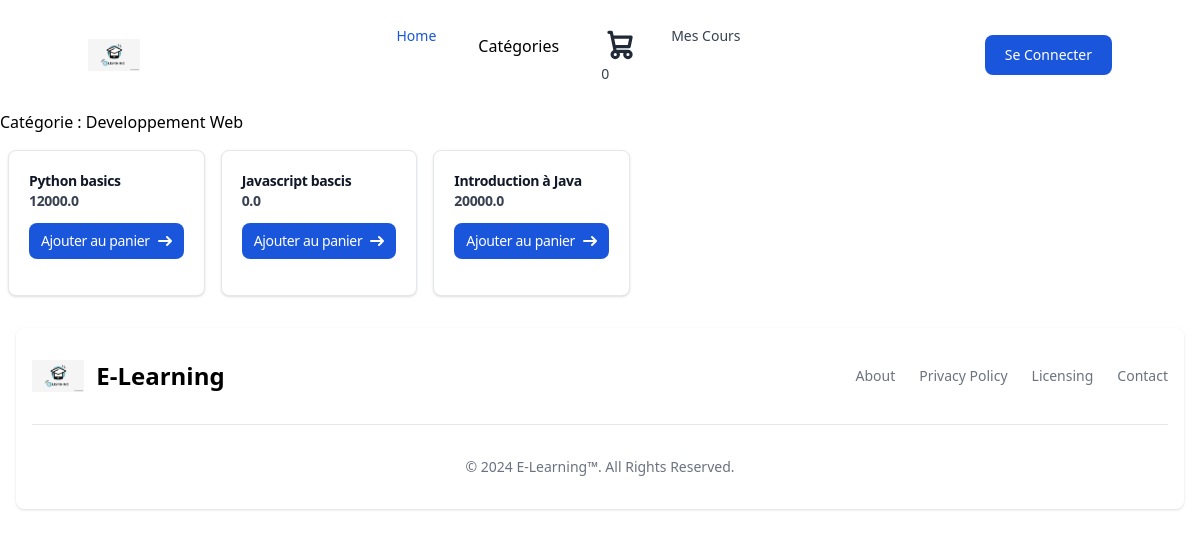
Page /category/1 on the committed database.
### src/models.py (models this page shows, shortened)
class Category(db.Model):
    __tablename__ = 'categories'
    id = Column(Integer, primary_key=True)
    name = Column(String(255), nullable=False, unique=True)
    courses = relationship("Course", back_populates="category")

class Course(db.Model):
    id = db.Column(db.Integer, primary_key=True)
    title = db.Column(db.String(100), nullable=False)
    description = db.Column(db.Text, nullable=False)
    price = db.Column(db.Float, nullable=False)
    image = db.Column(db.String(255))  # Chemin de l'image de présentation du cours
    videos = relationship("Video", back_populates="course")
    category_id = Column(Integer, ForeignKey('categories.id'))
    category = relationship("Category", back_populates="courses")
    courselist = db.relationship("CourseList", back_populates="course")

### src/student.py (the view)
@app.route('/category/<int:category_id>')
def category_courses(category_id):
    categorie = getCate()
    category = getCateByID(category_id)
    cours=getAll()
    if category:
        return render_template('Student/categoriesPage.html', category=category, cours=cours, categories=categorie)
    return "Category not found", 404

### src/models.py (called while the page is built)
def getAll():
    return Course.query.order_by(Course.title).all()

def getCate():
     return Category.query.all()

def getCateByID(cateID):
    category = Category.query.get(cateID)
    return category

### src/templates/Student/categoriesPage.html (shortened to what this page needs)
{% extends "layouts/base.html" %}
{% block content %}
    <h2>Catégorie : {{ category.name }}</h2>
        <div class="flex flex-wrap space-between ">
            {% for c in category.courses %}
                  <div class="max-w-xs mx-2 my-4 mb-4 bg-white border border-gray-200 rounded-lg shadow dark:bg-gray-800 dark:border-gray-700 flex flex-col transition-transform  transform hover:scale-105 flex flex">
                     <div class="p-5">
                        <a href="#">
                              <h4 class="mb-4 text-2xl font-bold text-sm tracking-tight text-gray-900 dark:text-white">{{c["title"]}}
                        </a>
                        <p class="mb-3 text-sm text-gray-700 dark:text-gray-400 ">{{c["price"]}}</p>
                        <a href="#" class="inline-flex items-center px-3 py-2 text-sm font-medium text-center text-white bg-blue-700 rounded-lg hover:bg-blue-800 focus:ring-4 focus:outline-none focus:ring-blue-300 dark:bg-blue-600 dark:hover:bg-blue-700 dark:focus:ring-blue-800 add-to-cart-btn" data-course-id="{{ c['id'] }}">
                              Ajouter au panier
                              <svg class="rtl:rotate-180 w-3.5 h-3.5 ms-2" aria-hidden="true" xmlns="http://www.w3.org/2000/svg" fill="none" viewBox="0 0 14 10">
                                 <path stroke="currentColor" stroke-linecap="round" stroke-linejoin="round" stroke-width="2" d="M1 5h12m0 0L9 1m4 4L9 9"/>
                              </svg>
                        </a>
                     </div>
                  </div>
        {% endfor %}
    </div>
{% endblock %}

### src/templates/layouts/base.html (shortened to what this page needs)
<!DOCTYPE html>
<html lang="en">
<head>
    <link rel="stylesheet" href="{{url_for('static',filename='css/output.css')}}">
</head>
<body>
    <header>
        {% include 'shared/navbar.html' %}
    </header>
    <div>
        {% block content %}
        {% endblock %}
    </div>
    <div>
        {% block footer %}
            {%include 'shared/footer.html'%}
        {% endblock %}
    </div>
</body>
</html>

### src/templates/Shared/navbar.html (shortened to what this page needs)
<link rel="stylesheet" href="{{url_for('static',filename='css/hover.css')}}">
<nav class="bg-white border-gray-200 px-2 sm:px-4 py-2.5 rounded dark:bg-red-600">
  <div class="container flex flex-wrap items-center justify-between mx-auto">
      <a href="{{ url_for('home') }}" class="flex items-center">
          <img  src="{{ url_for('static', filename='img/E-Learning.jpg') }}" class="h-10  mr-3 sm:h-8" alt="E-Learning Logo">
      </a>
      <div class="flex md:order-2">
          <button type="button"
              class="text-white bg-blue-700 hover:bg-blue-800 focus:ring-4 focus:outline-none focus:ring-blue-300 font-medium rounded-lg text-sm px-5 py-2.5 text-center mr-3 md:mr-0 dark:bg-blue-600 dark:hover:bg-blue-700 dark:focus:ring-blue-800"> Se Connecter
              </button>
      </div>
      <div class="items-center justify-between hidden w-full md:flex md:w-auto md:order-1" id="navbar-cta">
          <ul
              class="flex flex-col p-4 mt-4 border border-gray-100 rounded-lg bg-gray-50 md:flex-row md:space-x-8 md:mt-0 md:text-sm md:font-medium md:border-0 md:bg-white dark:bg-gray-800 md:dark:bg-gray-900 dark:border-gray-700">
              <li>
                  <a href="{{ url_for('home') }}"
                      class="block py-2 pl-3 pr-4 text-white bg-blue-700 rounded md:bg-transparent md:text-blue-700 md:p-0 dark:text-white"
                      aria-current="page">Home</a>
              </li>
                <li class=" dropdown">
                    <button class="dropbtn">Catégories</button>
                </li>
              <li>
                  <a href="{{ url_for('cart') }}"
                      class="block py-2 pl-3 pr-4 text-gray-700 rounded hover:bg-gray-100 md:hover:bg-transparent md:hover:text-blue-700 md:p-0 md:dark:hover:text-white dark:text-gray-400 dark:hover:bg-gray-700 dark:hover:text-white md:dark:hover:bg-transparent dark:border-gray-700">
                      <svg class="w-[38px] h-[38px] text-gray-800 dark:text-white" aria-hidden="true" xmlns="http://www.w3.org/2000/svg" width="24" height="24" fill="none" viewBox="0 0 24 24">
                        <span id="cart-counter">0</span>
                    </svg>
                    </a>
              </li>
              <li>
                  <a href="{{ url_for('mes_cours') }}"
                      class="block py-2 pl-3 pr-4 text-gray-700 rounded hover:bg-gray-100 md:hover:bg-transparent md:hover:text-blue-700 md:p-0 md:dark:hover:text-white dark:text-gray-400 dark:hover:bg-gray-700 dark:hover:text-white md:dark:hover:bg-transparent dark:border-gray-700">Mes Cours</a>
              </li>
          </ul>
      </div>
  </div>
</nav>

### src/templates/Shared/footer.html
<footer class="bg-white rounded-lg shadow dark:bg-gray-900 m-4">
    <div class="w-full max-w-screen-xl mx-auto p-4 md:py-8">
        <div class="sm:flex sm:items-center sm:justify-between">
            <a href="#" class="flex items-center mb-4 sm:mb-0 space-x-3 rtl:space-x-reverse">
                <img src="{{ url_for('static', filename='img/E-Learning.jpg') }}" class="h-8" alt="E-Learning Logo" />
                <span class="self-center text-2xl font-semibold whitespace-nowrap dark:text-white">E-Learning</span>
            </a>
            <ul class="flex flex-wrap items-center mb-6 text-sm font-medium text-gray-500 sm:mb-0 dark:text-gray-400">
                <li>
                    <a href="#" class="hover:underline me-4 md:me-6">About</a>
                </li>
                <li>
                    <a href="#" class="hover:underline me-4 md:me-6">Privacy Policy</a>
                </li>
                <li>
                    <a href="#" class="hover:underline me-4 md:me-6">Licensing</a>
                </li>
                <li>
                    <a href="#" class="hover:underline">Contact</a>
                </li>
            </ul>
        </div>
        <hr class="my-6 border-gray-200 sm:mx-auto dark:border-gray-700 lg:my-8" />
        <span class="block text-sm text-gray-500 sm:text-center dark:text-gray-400">© 2024 <a href="#" class="hover:underline">E-Learning™</a>. All Rights Reserved.</span>
    </div>
</footer>

### src/static/css/hover.css (style rules this page uses)
.dropbtn { padding: 10px; font-size: 16px; border: none; cursor: pointer; }
.dropdown { position: relative; display: inline-block; }

### rows in the picture
Category: name "Developpement Web"
Course: title "Python basics", price "12000.0"
Course: title "Javascript bascis", price "0.0"
Course: title "Introduction à Java", price "20000.0"
